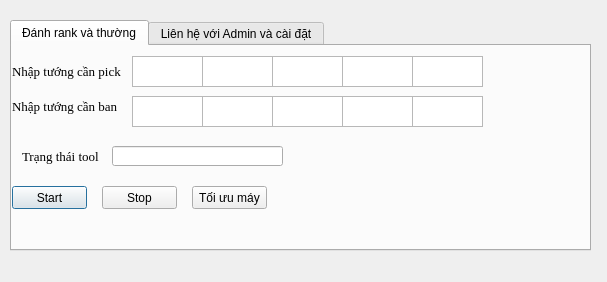
<?xml version="1.0" encoding="UTF-8"?>
<ui version="4.0">
 <class>MainWindow</class>
 <widget class="QDialog" name="MainWindow">
  <property name="geometry">
   <rect>
    <x>0</x>
    <y>0</y>
    <width>607</width>
    <height>282</height>
   </rect>
  </property>
  <property name="windowTitle">
   <string>Cilent AutoPick</string>
  </property>
  <property name="autoFillBackground">
   <bool>true</bool>
  </property>
  <property name="styleSheet">
   <string notr="true"/>
  </property>
  <widget class="QTabWidget" name="tabWidget">
   <property name="geometry">
    <rect>
     <x>10</x>
     <y>20</y>
     <width>581</width>
     <height>231</height>
    </rect>
   </property>
   <property name="styleSheet">
    <string notr="true"/>
   </property>
   <property name="currentIndex">
    <number>0</number>
   </property>
   <widget class="QWidget" name="tab">
    <attribute name="icon">
     <iconset>
      <normaloff>../../../../../../Downloads/anh-nen-tuong-yasuo-4k_040627692.jpg</normaloff>../../../../../../Downloads/anh-nen-tuong-yasuo-4k_040627692.jpg</iconset>
    </attribute>
    <attribute name="title">
     <string>Đánh rank và thường</string>
    </attribute>
    <widget class="QLabel" name="label">
     <property name="geometry">
      <rect>
       <x>0</x>
       <y>10</y>
       <width>111</width>
       <height>31</height>
      </rect>
     </property>
     <property name="font">
      <font>
       <family>Times New Roman</family>
       <pointsize>10</pointsize>
      </font>
     </property>
     <property name="text">
      <string>Nhập tướng cần pick</string>
     </property>
    </widget>
    <widget class="QLabel" name="label_2">
     <property name="geometry">
      <rect>
       <x>0</x>
       <y>50</y>
       <width>111</width>
       <height>21</height>
      </rect>
     </property>
     <property name="font">
      <font>
       <family>Times New Roman</family>
       <pointsize>10</pointsize>
      </font>
     </property>
     <property name="text">
      <string>Nhập tướng cần ban</string>
     </property>
    </widget>
    <widget class="QLabel" name="label_3">
     <property name="geometry">
      <rect>
       <x>10</x>
       <y>100</y>
       <width>81</width>
       <height>20</height>
      </rect>
     </property>
     <property name="font">
      <font>
       <family>Times New Roman</family>
       <pointsize>10</pointsize>
      </font>
     </property>
     <property name="text">
      <string>Trạng thái tool</string>
     </property>
    </widget>
    <widget class="QLineEdit" name="tt_edit">
     <property name="geometry">
      <rect>
       <x>100</x>
       <y>100</y>
       <width>171</width>
       <height>20</height>
      </rect>
     </property>
     <property name="text">
      <string/>
     </property>
    </widget>
    <widget class="QPushButton" name="start_button">
     <property name="geometry">
      <rect>
       <x>0</x>
       <y>140</y>
       <width>75</width>
       <height>23</height>
      </rect>
     </property>
     <property name="text">
      <string>Start</string>
     </property>
    </widget>
    <widget class="QPushButton" name="stop_button">
     <property name="geometry">
      <rect>
       <x>90</x>
       <y>140</y>
       <width>75</width>
       <height>23</height>
      </rect>
     </property>
     <property name="text">
      <string>Stop</string>
     </property>
    </widget>
    <widget class="QTextEdit" name="pick_edit">
     <property name="geometry">
      <rect>
       <x>120</x>
       <y>10</y>
       <width>71</width>
       <height>31</height>
      </rect>
     </property>
    </widget>
    <widget class="QTextEdit" name="pick_edit2">
     <property name="geometry">
      <rect>
       <x>190</x>
       <y>10</y>
       <width>71</width>
       <height>31</height>
      </rect>
     </property>
    </widget>
    <widget class="QTextEdit" name="pick_edit3">
     <property name="geometry">
      <rect>
       <x>260</x>
       <y>10</y>
       <width>71</width>
       <height>31</height>
      </rect>
     </property>
    </widget>
    <widget class="QTextEdit" name="pick_edit4">
     <property name="geometry">
      <rect>
       <x>330</x>
       <y>10</y>
       <width>71</width>
       <height>31</height>
      </rect>
     </property>
    </widget>
    <widget class="QTextEdit" name="pick_edit5">
     <property name="geometry">
      <rect>
       <x>400</x>
       <y>10</y>
       <width>71</width>
       <height>31</height>
      </rect>
     </property>
    </widget>
    <widget class="QTextEdit" name="ban_edit">
     <property name="geometry">
      <rect>
       <x>120</x>
       <y>50</y>
       <width>71</width>
       <height>31</height>
      </rect>
     </property>
    </widget>
    <widget class="QTextEdit" name="ban_edit1">
     <property name="geometry">
      <rect>
       <x>190</x>
       <y>50</y>
       <width>71</width>
       <height>31</height>
      </rect>
     </property>
    </widget>
    <widget class="QTextEdit" name="ban_edit2">
     <property name="geometry">
      <rect>
       <x>260</x>
       <y>50</y>
       <width>71</width>
       <height>31</height>
      </rect>
     </property>
    </widget>
    <widget class="QTextEdit" name="ban_edit3">
     <property name="geometry">
      <rect>
       <x>330</x>
       <y>50</y>
       <width>71</width>
       <height>31</height>
      </rect>
     </property>
    </widget>
    <widget class="QTextEdit" name="ban_edit4">
     <property name="geometry">
      <rect>
       <x>400</x>
       <y>50</y>
       <width>71</width>
       <height>31</height>
      </rect>
     </property>
    </widget>
    <widget class="QPushButton" name="reset_tool">
     <property name="geometry">
      <rect>
       <x>180</x>
       <y>140</y>
       <width>75</width>
       <height>23</height>
      </rect>
     </property>
     <property name="text">
      <string>Tối ưu máy</string>
     </property>
    </widget>
   </widget>
   <widget class="QWidget" name="tab_2">
    <attribute name="title">
     <string>Liên hệ với Admin và cài đặt</string>
    </attribute>
    <widget class="QPushButton" name="email">
     <property name="geometry">
      <rect>
       <x>110</x>
       <y>40</y>
       <width>75</width>
       <height>23</height>
      </rect>
     </property>
     <property name="text">
      <string>Email</string>
     </property>
    </widget>
    <widget class="QPushButton" name="Facebook">
     <property name="geometry">
      <rect>
       <x>110</x>
       <y>80</y>
       <width>75</width>
       <height>23</height>
      </rect>
     </property>
     <property name="text">
      <string>Facebook</string>
     </property>
    </widget>
    <widget class="QLabel" name="label_4">
     <property name="geometry">
      <rect>
       <x>10</x>
       <y>10</y>
       <width>101</width>
       <height>16</height>
      </rect>
     </property>
     <property name="font">
      <font>
       <family>Times New Roman</family>
       <pointsize>10</pointsize>
      </font>
     </property>
     <property name="text">
      <string>Liên hệ với admin</string>
     </property>
    </widget>
   </widget>
  </widget>
 </widget>
 <resources/>
 <connections/>
</ui>
